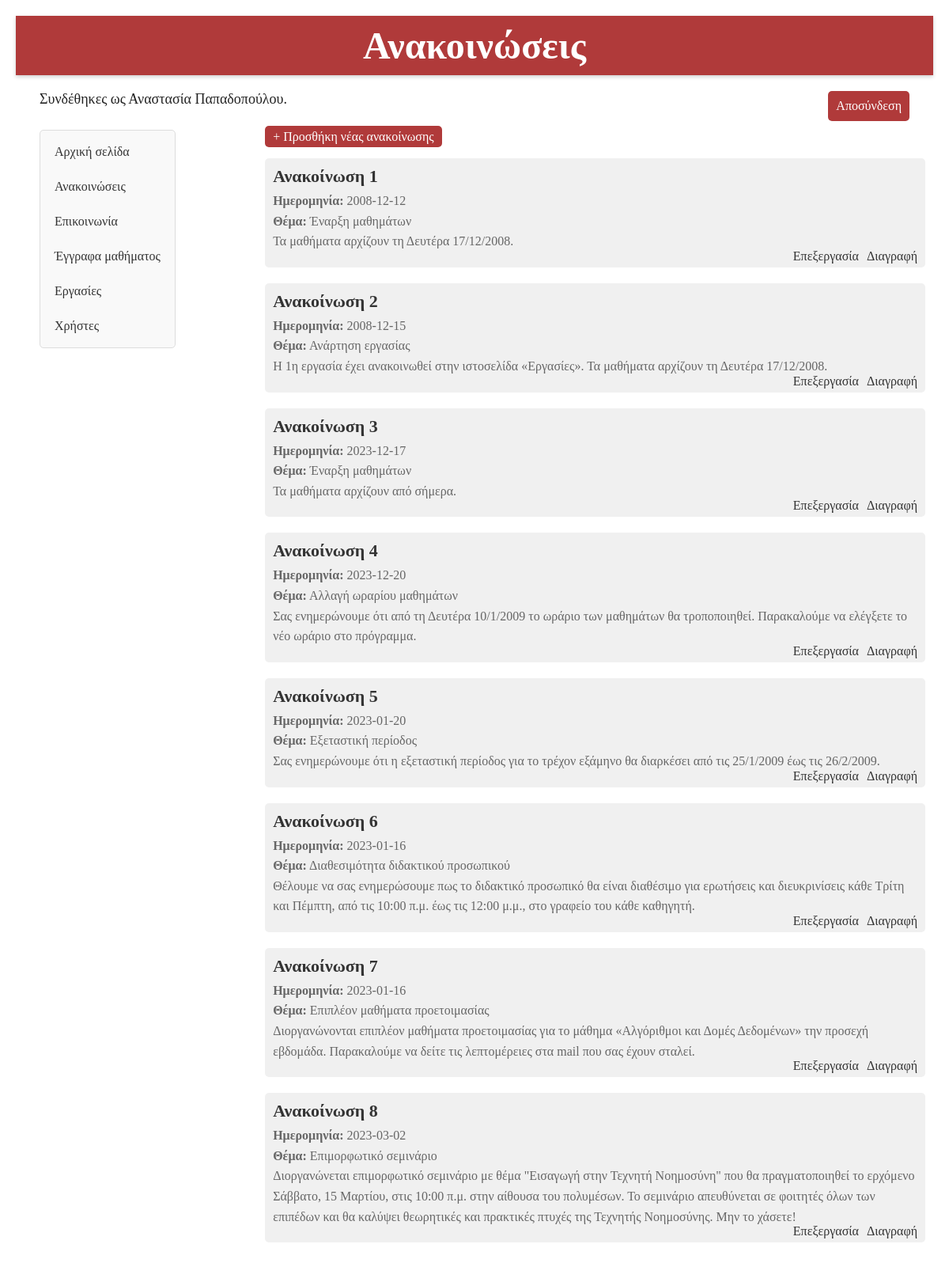
Screenshot of /announcement.php (signed in) with the database file from the repository.
### tables this page shows
CREATE TABLE `announcements` (
  `id` int(11) NOT NULL,
  `date` date DEFAULT NULL,
  `theme` varchar(255) NOT NULL,
  `body` text NOT NULL
);

### announcement.php (the view, shortened to what this page needs)
<!DOCTYPE html>
<html lang="en">
<head>
    <link rel="stylesheet" href="style.css">
</head>
<body>
<div class="container">
    <div class="title">
        <h1>Ανακοινώσεις</h1>
    </div>
    <?php require 'header.php';?>
    <br>
    <div class="row">
        <div class="column options">
            <?php require 'menu.php'; ?>
        </div>
        <div class="column content">
            <?php
            if ($role == "Tutor") {
                echo "<div>";
                echo '<a href="add_announcement.php" class="add-button">+ Προσθήκη νέας ανακοίνωσης</a>';
                echo "</div>";
                echo "<br>";
            }
            require 'db_connection.php';
            $sql = "SELECT * FROM announcements";
            $announcements = mysqli_query($conn, $sql);
            if ($announcements->num_rows > 0) {
                $count = 1;
                while ($row = $announcements->fetch_assoc()) {
                    echo "<div class='announcement'>";
                    echo "<h2>Ανακοίνωση " . $count . "</h2>";
                    echo "<p><b>Ημερομηνία:</b> " . $row['date'] . "</p>";
                    echo "<p><b>Θέμα:</b> " . $row['theme'] . "</p>";
                    echo "<p>" . $row['body'] . "</p>";
                    if ($role == "Tutor") {
                        echo "<div class='actions-container'>";
                        echo "<div class='actions'>";
                        echo "<a href='edit_announcement.php?id=" . $row['id'] . "'>Επεξεργασία</a>";
                        echo "<a href='delete_announcement.php?id=" . $row['id'] . "' onclick=\"return confirm('Είστε βέβαιος/βεβαία ότι θέλετε να διαγράψετε την ανακοίνωση;')\">Διαγραφή</a>";
                        echo "</div>";
                        echo "</div>";
                    }
                    echo "</div>";
                    $count += 1;
                }
            } else {
                echo "Δεν υπάρχουν ανακοινώσεις.";
            }
            ?>
        </div>
    </div>
</div>
</body>
</html>

### header.php
<?php
$name = $_SESSION['name'] ?? "";
$surname = $_SESSION['surname'] ?? "";
echo '<div class="header">';
if (isset($_SESSION['username'])) {
    echo "<span class='welcome-message'> Συνδέθηκες ως " . $name . " " . $surname . ".</span> <a href='logout.php' class='logout-button'>Αποσύνδεση</a>";
} else {
    echo "<a href='login.php'>Σύνδεση</a>";
}
echo "</div>";

### menu.php
<?php
$role = $_SESSION['role'] ?? "";
echo '<div class="menu">';
echo '<a href="index.php">Αρχική σελίδα</a>';
echo '<a href="announcement.php">Ανακοινώσεις</a>';
echo '<a href="communication.php">Επικοινωνία</a>';
echo '<a href="documents.php">Έγγραφα μαθήματος</a>';
echo '<a href="homework.php">Εργασίες</a>';
if ($role == "Tutor") {
    echo '<a href="users.php">Χρήστες</a>';
}
echo '</div>';

### style.css (style rules this page uses)
* { box-sizing: border-box; margin: 0; padding: 0; }
body { position: relative; }
.container { width: 100%; max-width: 1200px; margin: 0 auto; padding: 20px; }
.title { text-align: center; background-color: #b03a3a; color: #fff; font-size: 24px; padding: 10px; box-shadow: 0 2px 5px rgba(0, 0, 0, 0.2); margin-bottom: 20px; }
.row { display: flex; justify-content: space-between; }
.column { padding: 10px; }
.options { width: 25%; margin-left: 20px; }
.content { width: 75%; }
.row:after { content: ""; display: table; clear: both; }
.menu { display: flex; flex-direction: column; gap: 10px; background-color: #f9f9f9; border: 1px solid #ddd; border-radius: 5px; padding: 10px; width: fit-content; }
.menu a { text-decoration: none; color: #333; padding: 8px; border-radius: 3px; transition: background-color 0.3s; }
.announcement, .communication, .document, .homework, .user { margin-bottom: 20px; padding: 10px; background-color: #f0f0f0; border-radius: 5px; }
.announcement h2, .communication h2, .document h2, .homework h2, .user h2 { font-size: 22px; color: #333; margin-bottom: 5px; }
.announcement p, .communication p, .document p, .homework p, .user p { font-size: 16px; color: #666; line-height: 1.6; }
.logout-button { float: right; margin-right: 30px; display: inline-block; padding: 10px 10px; background-color: #b03a3a; color: #fff; border: none; border-radius: 5px; cursor: pointer; text-decoration: none; }
.welcome-message { margin-left: 30px; font-size: 18px; color: #232323FF; margin-bottom: 20px; }
.announcement, .user, .document, .homework { position: relative; }
.actions-container { display: flex; flex-direction: column; align-items: flex-end; margin-top: 10px; }
.actions { display: flex; justify-content: flex-end; gap: 10px; position: absolute; bottom: 0; right: 0; margin-right: 10px; margin-bottom: 5px; margin-top: 5px; }
.actions a { color: #333; text-decoration: none; }
.add-button { background-color: #b03a3a; color: white; border: none; padding: 5px 10px; border-radius: 5px; text-decoration: none; }

### rows the page displays
announcements: date "2008-12-12", theme "Έναρξη μαθημάτων", body "Τα μαθήματα αρχίζουν τη Δευτέρα 17/12/2008."
announcements: date "2008-12-15", theme "Ανάρτηση εργασίας", body "Η 1η εργασία έχει ανακοινωθεί στην ιστοσελίδα «Εργασίες». Τα μαθήματα αρχίζουν τη Δευτέρα 17/12/2008."
announcements: date "2023-12-17", theme "Έναρξη μαθημάτων", body "Τα μαθήματα αρχίζουν από σήμερα."
announcements: date "2023-12-20", theme "Αλλαγή ωραρίου μαθημάτων", body "Σας ενημερώνουμε ότι από τη Δευτέρα 10/1/2009 το ωράριο των μαθημάτων θα τροποποιηθεί. Παρακαλούμε να ελέγξετε το νέο ωράριο στο πρόγραμμα."
announcements: date "2023-01-20", theme "Εξεταστική περίοδος", body "Σας ενημερώνουμε ότι η εξεταστική περίοδος για το τρέχον εξάμηνο θα διαρκέσει από τις 25/1/2009 έως τις 26/2/2009."
announcements: date "2023-01-16", theme "Διαθεσιμότητα διδακτικού προσωπικού", body "Θέλουμε να σας ενημερώσουμε πως το διδακτικό προσωπικό θα είναι διαθέσιμο για ερωτήσεις και διευκρινίσεις κάθε Τρίτη και Πέμπτη, από τις 10:00 π.μ. έως τις 12:00 μ.μ., στο γραφείο του κάθε καθηγητή."
announcements: date "2023-01-16", theme "Επιπλέον μαθήματα προετοιμασίας", body "Διοργανώνονται επιπλέον μαθήματα προετοιμασίας για το μάθημα «Αλγόριθμοι και Δομές Δεδομένων» την προσεχή εβδομάδα. Παρακαλούμε να δείτε τις λεπτομέρειες στα mail που σας έχουν σταλεί."
announcements: date "2023-03-02", theme "Επιμορφωτικό σεμινάριο", body "Διοργανώνεται επιμορφωτικό σεμινάριο με θέμα \"Εισαγωγή στην Τεχνητή Νοημοσύνη\" που θα πραγματοποιηθεί το ερχόμενο Σάββατο, 15 Μαρτίου, στις 10:00 π.μ. στην αίθουσα του πολυμέσων. Το σεμινάριο απευθύνεται σε φοιτητές όλων των επιπέδων και θα καλύψει θεωρητικές και πρακτικές πτυχές της Τεχνητής Νοημοσύνης. Μην το χάσετε!"

### other values shown
$name "Αναστασία"
$surname "Παπαδοπούλου"
